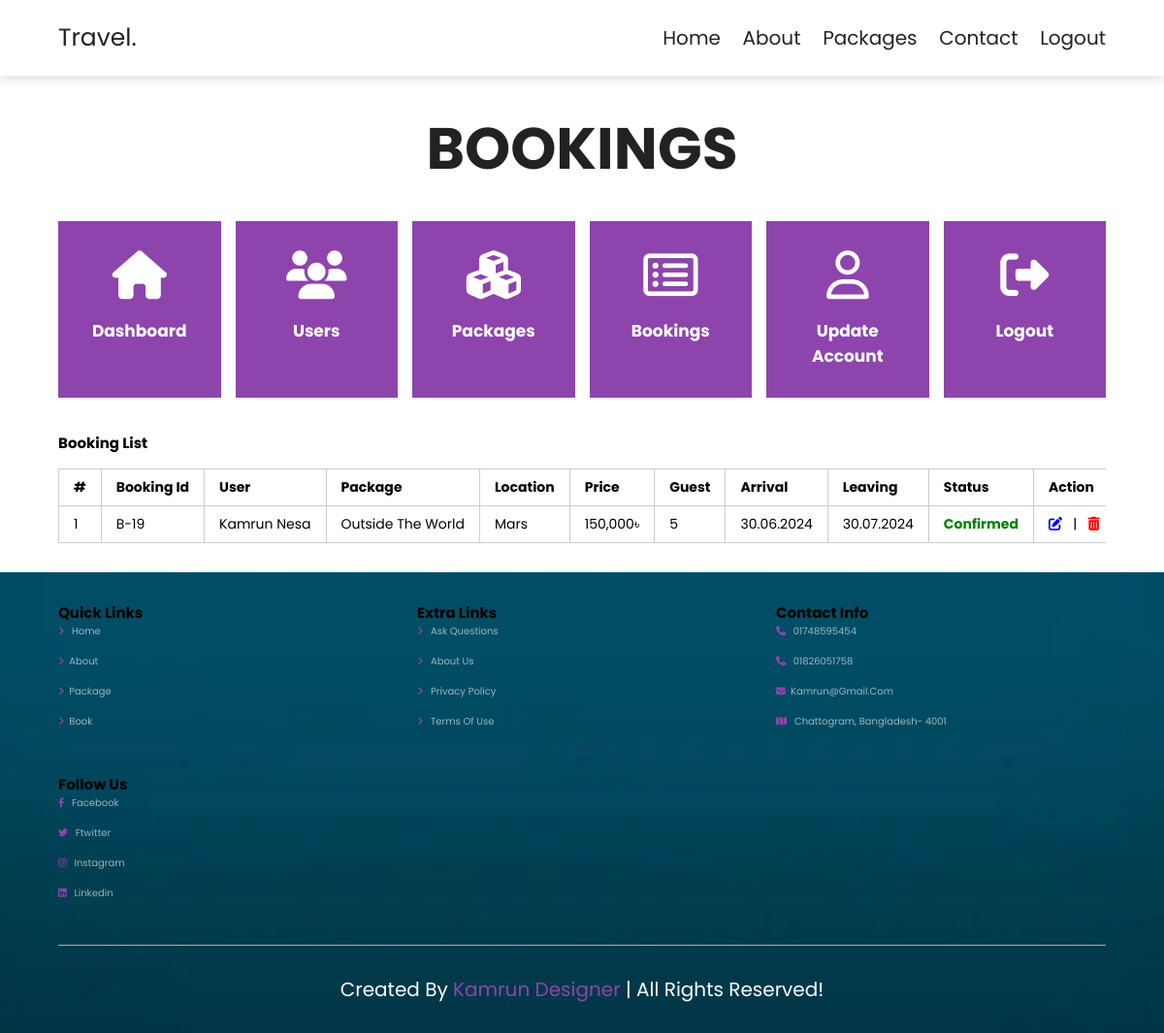
/admin/bookings/index.php (signed in), run on the app's committed database.
### tables this page shows
CREATE TABLE `bookings` (
  `id` int NOT NULL,
  `package_id` int NOT NULL,
  `user_id` int NOT NULL,
  `guests` int NOT NULL,
  `arrivals` date NOT NULL,
  `leaving` date NOT NULL,
  `status` enum('pending','confirmed','rejected') NOT NULL DEFAULT 'pending'
);

CREATE TABLE `users` (
  `id` int NOT NULL,
  `name` varchar(50) NOT NULL,
  `phone` varchar(20) NOT NULL,
  `address` varchar(150) NOT NULL,
  `email` varchar(150) NOT NULL,
  `password` varchar(150) NOT NULL,
  `role` enum('admin','user') NOT NULL DEFAULT 'user',
  `status` enum('active','inactive') NOT NULL DEFAULT 'active'
);

CREATE TABLE `packages` (
  `id` int NOT NULL,
  `package_name` varchar(150) NOT NULL,
  `location` varchar(150) NOT NULL,
  `min_guest` int NOT NULL DEFAULT '1',
  `max_guest` int NOT NULL,
  `price` int NOT NULL,
  `details` text NOT NULL,
  `status` tinyint(1) NOT NULL DEFAULT '1'
);

### admin/bookings/index.php (the view, shortened to what this page needs)
<?php
$query = mysqli_query($conn, "SELECT
                        users.name as username,
                        packages.package_name,
                        packages.location,
                        packages.price,
                        bookings.id as bookingId,
                        bookings.guests,
                        bookings.arrivals,
                        bookings.leaving,
                        bookings.status
                    FROM
                        bookings
                    LEFT JOIN
                        packages ON packages.id = bookings.package_id
                    INNER JOIN
                        users ON users.id = bookings.user_id
                    ORDER BY
                        bookings.id DESC");
?>
<!DOCTYPE html>
<html lang="en">
<head>
    <?php include_once '../inc/head.php'; ?>
</head>
<body>
    <?php include_once '../inc/header.php'; ?>
    <section class="services">
        <h1 class="heading-title">Bookings</h1>
        <?php include_once "../inc/menu.php"; ?>
        <h1 style="margin-top: 35px; margin-bottom: 15px">Booking List</h1>
        <div class="table-responsive">
            <table width="100%" border="none">
                <thead>
                    <tr>
                        <th>#</th>
                        <th>Booking Id</th>
                        <th>User</th>
                        <th>Package</th>
                        <th>Location</th>
                        <th>Price</th>
                        <th>Guest</th>
                        <th>Arrival</th>
                        <th>Leaving</th>
                        <th>Status</th>
                        <th>Action</th>
                    </tr>
                </thead>
                <tbody>
                    <?php if (mysqli_num_rows($query) > 0) {
                        $count = 1;
                        while ($result = mysqli_fetch_assoc($query)) { ?>
                            <tr>
                                <td><?php echo $count; ?></td>
                                <td><?php echo 'B-' . $result['bookingId']; ?></td>
                                <td><?php echo $result['username']; ?></td>
                                <td><?php echo $result['package_name']; ?></td>
                                <td><?php echo $result['location']; ?></td>
                                <td><?php echo number_format($result['price']); ?>৳</td>
                                <td><?php echo $result['guests']; ?></td>
                                <td><?php echo date('d.m.Y', strtotime($result['arrivals'])); ?></td>
                                <td><?php echo date('d.m.Y', strtotime($result['leaving'])); ?></td>
                                <td>
                                    <?php if ($result['status'] == 'confirmed') {
                                        echo '<span style="color: green; font-weight: bold">Confirmed</span>';
                                    } else if ($result['status'] == 'pending') {
                                        echo '<span style="color: orange; font-weight: bold">Pending</span>';
                                    } else {
                                        echo '<span style="color: red; font-weight: bold">Rejected</span>';
                                    } ?>
                                </td>
                                <td>
                                    <a href="update.php?booking=<?php echo $result['bookingId']; ?>"><i class="fa fa-edit"></i></a>
                                    &nbsp; | &nbsp;
                                    <a href="delete.php?booking=<?php echo $result['bookingId']; ?>" style="color: red"><i class="fa fa-trash-can"></i></a>
                                </td>
                            </tr>
                        <?php $count++;
                        }
                    } else { ?>
                        <tr>
                            <td colspan="11" style="text-align: center; color: red; font-weight: bold">No booking data found!</td>
                        </tr>
                    <?php } ?>
                </tbody>
            </table>
        </div>
    </section>
    <?php include_once '../inc/footer.php'; ?>
</body>
</html>

### admin/bookings/index.php (style rules this page uses)
div.table-responsive { overflow-x: auto; width: 100%; }
table { font-family: arial, sans-serif; border-collapse: collapse; width: 100%; }
td, th { border: 1px solid #ccc; text-align: left; padding: 8px 15px; font-size: 14px; text-wrap: nowrap; }

### data on the page
bookings: id "19", user.name "Kamrun Nesa", package.package_name "Outside The World", package.location "Mars", package.price "150,000", guests "5", arrivals "30.06.2024", leaving "30.07.2024", status "Confirmed"
